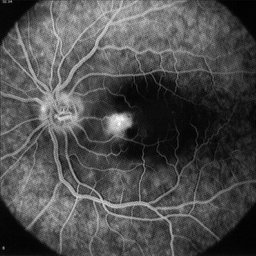
#> input picture ia898-master/data/retina.tif, 256 x 256 px
$ jupyter execute --allow-errors Atividade_3_2.ipynb   (shell and % lines are left out)
#> lines starting #> are read from the running program, lines starting #| are printed output that depends on the picture; long printed decimals are rounded
# Table of Contents
 <p><div class="lev1 toc-item"><a href="#Visualizando-vários-mapeamentos" data-toc-modified-id="Visualizando-vários-mapeamentos-1"><span class="toc-item-num">1&nbsp;&nbsp;</span>Visualizando vários mapeamentos</a></div><div class="lev2 toc-item"><a href="#Utilizando-sua-função-feita-no-exercício-proposto" data-toc-modified-id="Utilizando-sua-função-feita-no-exercício-proposto-11"><span class="toc-item-num">1.1&nbsp;&nbsp;</span>Utilizando sua função feita no exercício proposto</a></div><div class="lev2 toc-item"><a href="#Modelos-de-cores" data-toc-modified-id="Modelos-de-cores-12"><span class="toc-item-num">1.2&nbsp;&nbsp;</span>Modelos de cores</a></div><div class="lev2 toc-item"><a href="#Visualizando-na-tabela-inserida-a-transformação-de-intensidade-feita" data-toc-modified-id="Visualizando-na-tabela-inserida-a-transformação-de-intensidade-feita-13"><span class="toc-item-num">1.3&nbsp;&nbsp;</span>Visualizando na tabela inserida a transformação de intensidade feita</a></div><div class="lev2 toc-item"><a href="#Implementação-da-Correção-Gama" data-toc-modified-id="Implementação-da-Correção-Gama-14"><span class="toc-item-num">1.4&nbsp;&nbsp;</span>Implementação da Correção Gama</a></div><div class="lev2 toc-item"><a href="#Visualizando-com-outras-tabelas-de-cores" data-toc-modified-id="Visualizando-com-outras-tabelas-de-cores-15"><span class="toc-item-num">1.5&nbsp;&nbsp;</span>Visualizando com outras tabelas de cores</a></div><div class="lev2 toc-item"><a href="#Referências" data-toc-modified-id="Referências-16"><span class="toc-item-num">1.6&nbsp;&nbsp;</span>Referências</a></div>

# Visualizando vários mapeamentos

Quando visualizamos uma imagem, seja na tela do computador ou impresso em papel, existe sempre
uma transformação ou mapeamento de intensidade que é aplicado na imagem. Uma forma simples de visualizar qual
foi esta transformação consiste em incluir na imagem uma rampa de pixels com os valores que você quer
verificar qual é a transformação aplicada.

Nesta atividade iremos fazer isto. Nossas imagens em níveis de cinza estão armazenadas em 8 bits sem sinal ("uint8")
variando de 0 a 255. A ideia é incluir uma rampa vertical de valores entre 0 e 255 diretamente na matriz da imagem
utilizando a função que você fez na atividade anterior.

Para entender melhor como se usa uma função feita em outra página do Adessowiki, veja o breve tutorial:

- [Criando módulos Python no Adessowiki](../master/tutorial_1_modulo.ipynb)

## Utilizando sua função feita no exercício proposto

A seguir, a função é utilizada para visualizar a imagem com a rampa de cinza. Veja o comando de
importação: ``import activity_mariecp_3_tc as my``.

Depois de feita a função ``tc_insertion``, descomente a linha de importação da função abaixo:

[cell 1]
#import activity_mariecp_3_tc as my

Depois de feita a função ``tc_insertion``, descomente as linhas de criação e display de ``fr`` a seguir:

[cell 2]
import matplotlib.pyplot as plt
import matplotlib.image as mpimg
import numpy as np
import sys,os
ia898path = os.path.abspath('/etc/jupyterhub/ia898_1s2017/')
if ia898path not in sys.path:
    sys.path.append(ia898path)
import ia898.src as ia

[cell 3]
f = mpimg.imread('../data/retina.tif')
#> f is the input picture: shape (256, 256); min 0, max 255, mean 76.7
ia.adshow(f)
#> (this line was passed over: ia898 is not available in this run)
#fr = my.tc_insertion(f)
#adshow(fr)

[cell 4]
plt.imshow(f,cmap='seismic')
plt.colorbar()
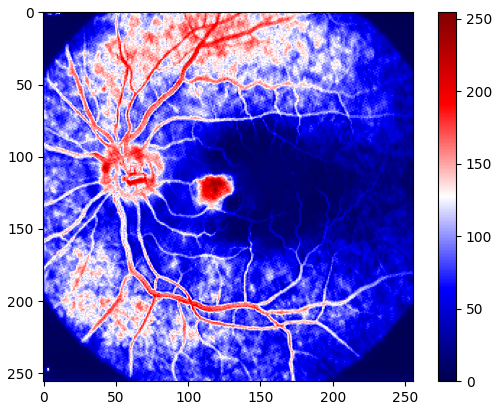
#> figure drawn by matplotlib, 2 panels

## Modelos de cores

- Modelo RGB
- Modelo HSV

[cell 5]
import colorsys

s = colorsys.rgb_to_hsv(128,128,0)
print(s)

[cell 6]
fb = mpimg.imread('../data/boat.tif')
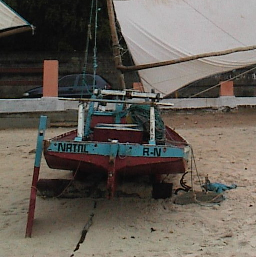
#> input picture ia898-master/data/boat.tif, 256 x 257 px
#> fb is the input picture: shape (257, 256, 3); mean R, G, B 101.3, 94.9, 87.4
print(f.shape)
#| (256, 256)
r = fb[:,:,0].ravel()
g = fb[:,:,1].ravel()
b = fb[:,:,2].ravel()
plt.imshow(fb)

[cell 7]
g = map(colorsys.rgb_to_hsv, r, g, b)
ga=np.array(list(g)).reshape(fb.shape)
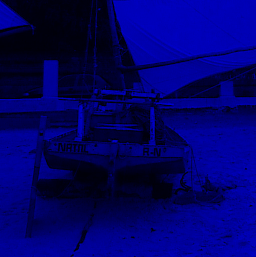
#> ga: shape (257, 256, 3) float64; mean R, G, B 0.2, 0.2, 103.7
print(ga.shape)
#| (257, 256, 3)
M = ga.max(axis=0).max(axis=0)
#> M = [0.997, 1, 218]
m = ga.min(axis=0).min(axis=0)
#> m = [0, 0, 0]
print(M)
#| [  0.997   1.         218.        ]

[cell 8]
plt.imshow(ga)
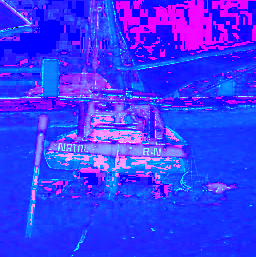
#> shown: shape (257, 256, 3) float64; mean R, G, B 0.229, 0.214, 1

[cell 9]
H = ga[:,:,0]
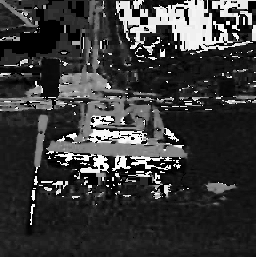
#> H: shape (257, 256) float64; min 0, max 0.997, mean 0.229
S = ga[:,:,1]
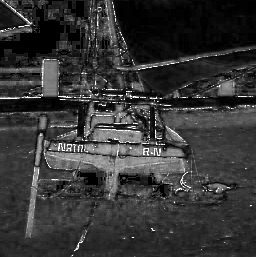
#> S: shape (257, 256) float64; min 0, max 1, mean 0.214
V = ga[:,:,2]
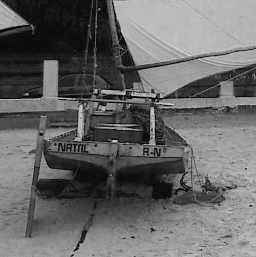
#> V: shape (257, 256) float64; min 0, max 218, mean 103.7
plt.imshow(H,cmap='hsv')
plt.colorbar()
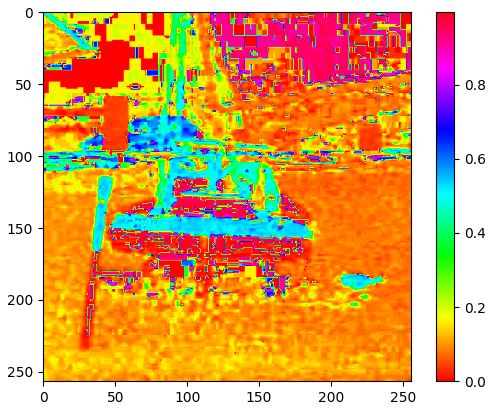
#> figure drawn by matplotlib, 2 panels
